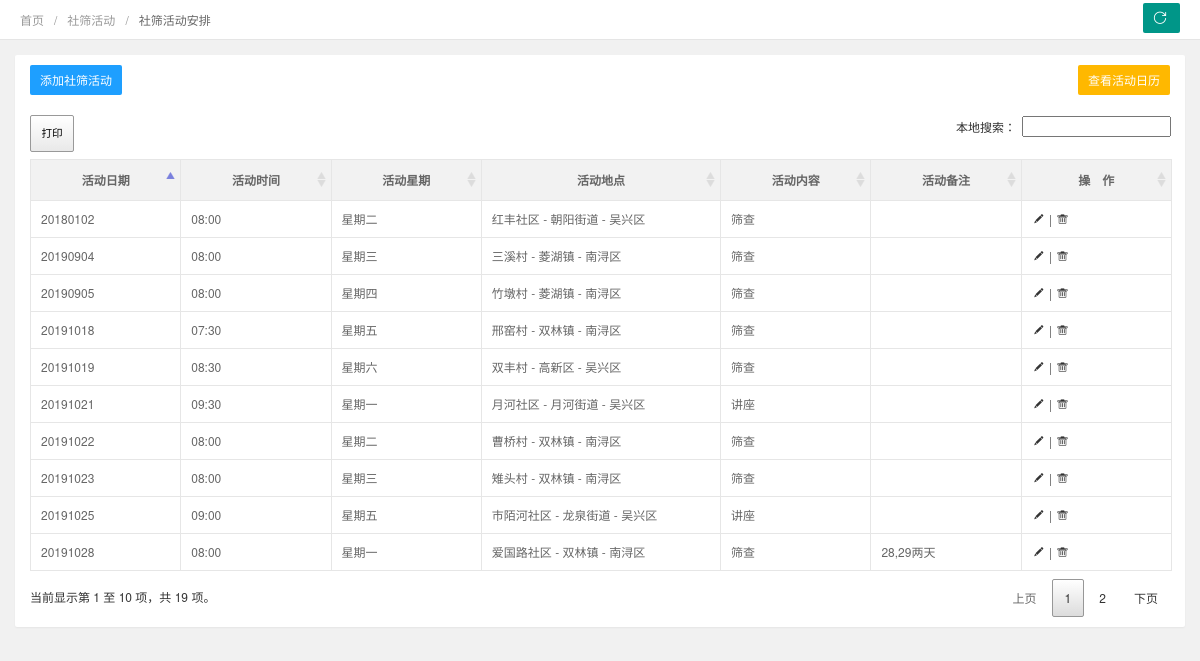
Screenshot of /activity_index.php (signed in) with the database file from the repository.
### tables this page shows
CREATE TABLE "activities_list" (
"al_id"  INTEGER PRIMARY KEY AUTOINCREMENT NOT NULL,
"al_date"  TEXT(8),
"al_time"  TEXT(8),
"al_address"  TEXT(20),
"al_content"  TEXT(20),
"al_note"  TEXT(100)
);

### lib/Medoo.php (called while the page is built, shortened)
<?php
class Medoo
{
	public $pdo;
	protected $type;
	protected $prefix;
	public function __construct(array $options)
	{
		if (isset($options[ 'database_type' ]))
		{
			$this->type = strtolower($options[ 'database_type' ]);
		}
		$option = isset($options[ 'option' ]) ? $options[ 'option' ] : [];
		$commands = (isset($options[ 'command' ]) && is_array($options[ 'command' ])) ? $options[ 'command' ] : [];
		if (isset($options[ 'dsn' ]))
		{
			if (is_array($options[ 'dsn' ]) && isset($options[ 'dsn' ][ 'driver' ]))
			{
				$attr = $options[ 'dsn' ];
			}
			else
			{
				throw new InvalidArgumentException('Invalid DSN option supplied');
			}
		}
		else
		{
			switch ($this->type)
			{
				case 'sqlite':
					$attr = [
						'driver' => 'sqlite',
						$options[ 'database_file' ]
					];
					break;
			}
		}
		$driver = $attr[ 'driver' ];
		unset($attr[ 'driver' ]);
		$stack = [];
		foreach ($attr as $key => $value)
		{
			$stack[] = is_int($key) ? $value : $key . '=' . $value;
		}
		$dsn = $driver . ':' . implode(';', $stack);
		try {
			$this->pdo = new PDO(
				$dsn,
				isset($options[ 'username' ]) ? $options[ 'username' ] : null,
				isset($options[ 'password' ]) ? $options[ 'password' ] : null,
				$option
			);
		}
		catch (PDOException $e) {
			throw new PDOException($e->getMessage());
		}
	}
	public function exec($query, $map = [])
	{
		$statement = $this->pdo->prepare($query);
		$this->statement = $statement;
		$execute = $statement->execute();
		return $statement;
	}
	protected function tableQuote($table)
	{
		return '"' . $this->prefix . $table . '"';
	}
	protected function columnQuote($string)
	{
		return '"' . $string . '"';
	}
	protected function columnPush(&$columns, &$map, $root, $is_join = false)
	{
		if ($columns === '*')
		{
			return $columns;
		}
		$stack = [];
		return implode(',', $stack);
	}
	protected function whereClause($where, &$map)
	{
		$where_clause = '';
		if (is_array($where))
		{
			if (isset($where[ 'ORDER' ]))
			{
				$ORDER = $where[ 'ORDER' ];
				if (is_array($ORDER))
				{
					$stack = [];
					foreach ($ORDER as $column => $value)
					{
						if (is_array($value))
						{
							$stack[] = 'FIELD(' . $this->columnQuote($column) . ', ' . $this->arrayQuote($value) . ')';
						}
						elseif ($value === 'ASC' || $value === 'DESC')
						{
							$stack[] = $this->columnQuote($column) . ' ' . $value;
						}
						elseif (is_int($column))
						{
							$stack[] = $this->columnQuote($value);
						}
					}
					$where_clause .= ' ORDER BY ' . implode(',', $stack);
				}
				elseif ($raw = $this->buildRaw($ORDER, $map))
				{
					$where_clause .= ' ORDER BY ' . $raw;
				}
				else
				{
					$where_clause .= ' ORDER BY ' . $this->columnQuote($ORDER);
				}
			}
		}
		elseif ($raw = $this->buildRaw($where, $map))
		{
			$where_clause .= ' ' . $raw;
		}
		return $where_clause;
	}
	protected function selectContext($table, &$map, $join, &$columns = null, $where = null, $column_fn = null)
	{
		preg_match('/(?<table>[a-zA-Z0-9_]+)\s*\((?<alias>[a-zA-Z0-9_]+)\)/i', $table, $table_match);
		if (isset($table_match[ 'table' ], $table_match[ 'alias' ]))
		{
			$table = $this->tableQuote($table_match[ 'table' ]);
			$table_query = $table . ' AS ' . $this->tableQuote($table_match[ 'alias' ]);
		}
		else
		{
			$table = $this->tableQuote($table);
			$table_query = $table;
		}
		$is_join = false;
		$join_key = is_array($join) ? array_keys($join) : null;
		if (
			isset($join_key[ 0 ]) &&
			strpos($join_key[ 0 ], '[') === 0
		)
		{
			$is_join = true;
			$table_query .= ' ' . $this->buildJoin($table, $join);
		}
		else
		{
			if (is_null($columns))
			{
				if (
					!is_null($where) ||
					(is_array($join) && isset($column_fn))
				)
				{
					$where = $join;
					$columns = null;
				}
				else
				{
					$where = null;
					$columns = $join;
				}
			}
			else
			{
				$where = $columns;
				$columns = $join;
			}
		}
		if (isset($column_fn))
		{
			if ($column_fn === 1)
			{
				$column = '1';
				if (is_null($where))
				{
					$where = $columns;
				}
			}
			elseif ($raw = $this->buildRaw($column_fn, $map))
			{
				$column = $raw;
			}
			else
			{
				if (empty($columns) || $this->isRaw($columns))
				{
					$columns = '*';
					$where = $join;
				}
				$column = $column_fn . '(' . $this->columnPush($columns, $map, true) . ')';
			}
		}
		else
		{
			$column = $this->columnPush($columns, $map, true, $is_join);
		}
		return 'SELECT ' . $column . ' FROM ' . $table_query . $this->whereClause($where, $map);
	}
	protected function columnMap($columns, &$stack, $root)
	{
		if ($columns === '*')
		{
			return $stack;
		}
		return $stack;
	}
	public function select($table, $join, $columns = null, $where = null)
	{
		$map = [];
		$result = [];
		$column_map = [];
		$column = $where === null ? $join : $columns;
		$query = $this->exec($this->selectContext($table, $map, $join, $columns, $where), $map);
		$this->columnMap($columns, $column_map, true);
		if ($columns === '*')
		{
			return $query->fetchAll(PDO::FETCH_ASSOC);
		}
		return $result;
	}
}

### _conn.php (called while the page is built, shortened)
<?php
require_once ("lib/Medoo.php");
$db = new Medoo([
    'database_type' => 'sqlite',
    'database_file' => 'lib/ems.db'
]);
?>

### activity_index.php (the view, shortened to what this page needs)
<?php
require_once ("_conn.php");
require_once ("_meta.php");
?>
</head>
<body>
	<div class="x-nav">
		<span class="layui-breadcrumb">
			<a href="">首页</a>
			<a href="">社筛活动</a>
			<a><cite>社筛活动安排</cite></a>
		</span>
		<a class="layui-btn layui-btn-small" style="line-height:1.6em;margin-top:3px;float:right" onclick="location.reload()" title="刷新">
			<i class="layui-icon layui-icon-refresh" style="line-height:30px"></i></a>
		</div>
		<div class="layui-fluid">
			<div class="layui-row layui-col-space15">
				<div class="layui-col-md12">
					<div class="layui-card">
						<div class="layui-card-body ">
							<div>
								<a class="layui-btn layui-btn-normal layui-btn-mini"  onclick="xadmin.open('社筛活动','activity_add.php?act=add')">
									添加社筛活动
								</a>
								<a style="float: right;" class="layui-btn layui-btn-warm layui-btn-mini"  onclick="xadmin.open('活动日历','activity_cal.php')">
									查看活动日历
								</a>
							</div>
						</div>
						<div class="layui-card-body layui-table-body layui-table-main">
							<table class="layui-table layui-form">
								<thead>
									<tr>
										<th>活动日期</th>
										<th>活动时间</th>
										<th>活动星期</th>
										<th>活动地点</th>
										<th>活动内容</th>
										<th>活动备注</th>
										<th>操　作</th>
									</tr>
								</thead>
								<tbody>
									<?php
									$ras = $db->select("activities_list", "*", ["ORDER" => ["al_date" => "DESC"]]);
									if ($ras == ""){
										echo "无数据";
									}else{
										foreach ( $ras as $ra ) {
											echo "<tr class='text-c'>";
											echo "<td>".$ra['al_date']."</td>";
											echo "<td>".$ra['al_time']."</td>";
											$adate=substr($ra['al_date'],0,4)."-".substr($ra['al_date'],4,2)."-".substr($ra['al_date'],6,2);
											echo "<td>".get_week($adate)."</td>";
											echo "<td>".$ra['al_address']."</td>";
											echo "<td>".$ra['al_content']."</td>";
											echo "<td>".$ra['al_note']."</td>";
											echo "<td><a title='编辑'  onclick=\"xadmin.open('编辑','activity_add.php?act=edit&al_id=".$ra['al_id']."')\" href='javascript:;'>
											<i class='layui-icon'>&#xe642;</i>
											</a> | <a title='删除' onclick=\"_del(this,'activities_list','al_id','".$ra['al_id']."')\" href='javascript:;'>
											<i class='layui-icon'>&#xe640;</i></a></td>";
											echo "</tr>";
										}
									}
									?>
								</tbody>
							</table>
						</div>
					</div>
				</div>
			</div>
		</div>
	</body>
	<?php
		function get_week($date){
    $date_str=date('Y-m-d',strtotime($date));
    $arr=explode("-", $date_str);
    $year=$arr[0];
    $month=sprintf('%02d',$arr[1]);
    $day=sprintf('%02d',$arr[2]);
    $hour = $minute = $second = 0;
    $strap = mktime($hour,$minute,$second,$month,$day,$year);
    $number_wk=date("w",$strap);
    $weekArr=array("星期日","星期一","星期二","星期三","星期四","星期五","星期六");
    return $weekArr[$number_wk];
  }
	?>
	</html>

### _meta.php (shortened to what this page needs)
<!doctype html>
<html class="x-admin-sm">
    <head>
        <link rel="stylesheet" href="./css/font.css">
        <link rel="stylesheet" href="./css/xadmin.css">
        <link rel="stylesheet" type="text/css" href="./css/jquery.dataTables.css">
        <link rel="stylesheet" type="text/css" href="./css/buttons.dataTables.min.css" />
        <link rel="stylesheet" href="./css/jqueryui.css">

### css/xadmin.css (style rules this page uses)
* { margin: 0px; padding: 0px; font-family: "Helvetica Neue", Helvetica, Arial, sans-serif; }
a { text-decoration: none; }
html { width: 100%; height: 100%; overflow-x:hidden; overflow-y:auto; }
body { width: 100%; min-height: 100%; background: #f1f1f1; }
.layui-fluid { padding:15px; }
.x-nav { padding: 0 20px; position: relative; z-index: 99; border-bottom: 1px solid #e5e5e5; line-height: 39px; height: 39px; overflow: hidden; background: #fff; }
.layui-table td, .layui-table th { min-width: 80px; }
table th, table td { word-break: break-all; }
.x-admin-sm { font-size: 12px; }
.x-admin-sm body { font-size: 12px; }
.x-admin-sm .layui-table td, .x-admin-sm .layui-table th { font-size: 12px; }
.x-admin-sm .layui-icon { font-size: 14px; }
.x-admin-sm .layui-breadcrumb>* { font-size: 12px; }
.x-admin-sm .layui-btn,.x-admin-sm .layui-btn-xs,.x-admin-sm .layui-btn-sm { font-size: 12px; }
.x-admin-sm .layui-btn { height: 30px; line-height: 30px; padding: 0 10px; }

### rows the page displays
activities_list: al_date "20191028", al_time "08:00", al_date "星期一", al_address "爱国路社区 - 双林镇 - 南浔区", al_content "筛查", al_note "28,29两天"
activities_list: al_date "20191025", al_time "09:00", al_date "星期五", al_address "市陌河社区 - 龙泉街道 - 吴兴区", al_content "讲座"
activities_list: al_date "20191023", al_time "08:00", al_date "星期三", al_address "雉头村 - 双林镇 - 南浔区", al_content "筛查"
activities_list: al_date "20191022", al_time "08:00", al_date "星期二", al_address "曹桥村 - 双林镇 - 南浔区", al_content "筛查"
activities_list: al_date "20191021", al_time "09:30", al_date "星期一", al_address "月河社区 - 月河街道 - 吴兴区", al_content "讲座"
activities_list: al_date "20191019", al_time "08:30", al_date "星期六", al_address "双丰村 - 高新区 - 吴兴区", al_content "筛查"
activities_list: al_date "20191018", al_time "07:30", al_date "星期五", al_address "邢窑村 - 双林镇 - 南浔区", al_content "筛查"
activities_list: al_date "20190905", al_time "08:00", al_date "星期四", al_address "竹墩村 - 菱湖镇 - 南浔区", al_content "筛查"
activities_list: al_date "20190904", al_time "08:00", al_date "星期三", al_address "三溪村 - 菱湖镇 - 南浔区", al_content "筛查"
activities_list: al_date "20180102", al_time "08:00", al_date "星期二", al_address "红丰社区 - 朝阳街道 - 吴兴区", al_content "筛查"
